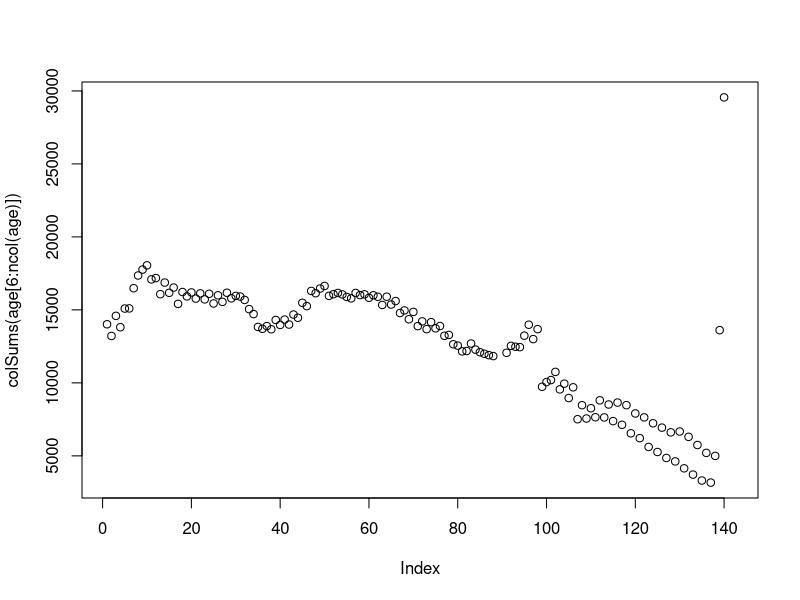
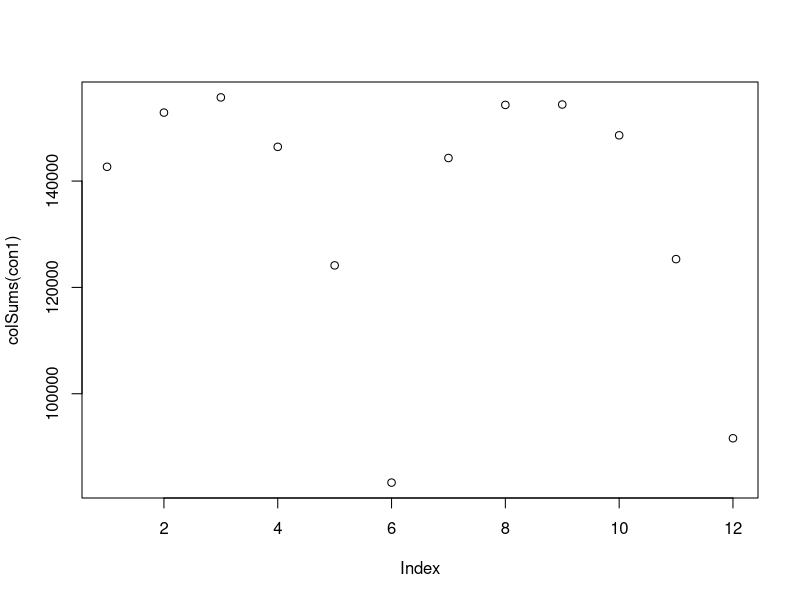

R code for these plots, in order:
# Converting the data into a suitable form
# We need the age to be classified as follows:
# 16 to 24, 25 to 34, 35 to 44, 45 to 54, 55 to 64, 65 to 74, 75 and over
# We will also categorise by male and female

# setwd("cakeMap/") # navigate into cakeMap directory 
# (try typing 'getwd() or Session > Set Working Directory if this does not work)

ageNames <- c("m16_24", "m25_34", "m35_44", "m45_54", "m55_64", "m65_74",
  "f16_24", "f25_34", "f35_44", "f45_54", "f55_64", "f65_74") # the output we want

age <- read.csv("age-sex-raw.csv")
names(age)
age[1:3,6] # note that the first 2 rows are not needed
rawNames <- age[1,]
age <- age[-c(1,2),]
class(age[,6]) # due to mix of character and numeric data, it's loaded factors

age <- read.csv("age-sex-raw.csv", skip=2) # reload data only selecting numbers
head(age[1:7])
class(age[,6]) # now its integer
head(age)
plot(colSums(age[6:ncol(age)]))

# first category: males 16 - 24
sel <- seq(6, (24-16) * 2 + 6, by = 2)
rawNames[sel] # double check we have the correct categories
assign(x = ageNames[1], value = rowSums(age[,sel]))

# second category: males 25 - 34
selt <- seq(max(sel) + 2, (34 - 25) * 2 + max(sel) + 2, by = 2)
rawNames[selt] # double check we have the correct categories

con1 <- data.frame(matrix(nrow = nrow(age), ncol = length(ageNames)))
names(con1) <- ageNames
con1[1] <- rowSums(age[sel])

# automating the process
for(i in 2:6){
  sel <- seq(max(sel) + 2, 9 * 2 + max(sel) + 2, by = 2)
  print(rawNames[sel]) # test it works
  con1[i] <- rowSums(age[sel], na.rm=T)
}

# first category: females 16 - 24
sel <- seq(7, (24-16) * 2 + 7, by = 2)
rawNames[sel] # double check we have the correct categories
con1[7] <- rowSums(age[sel])
names(con1)
for(i in 2:6){
  sel <- seq(max(sel) + 2, 9 * 2 + max(sel) + 2, by = 2)
  print(rawNames[sel]) # test it works
  con1[i+6] <- rowSums(age[sel], na.rm=T)
}

plot(colSums(con1))
write.csv(con1, "con1.csv", row.names = F)
